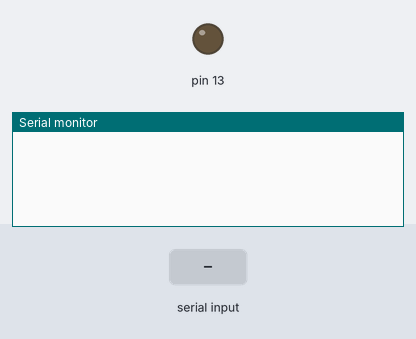
The sketch below on a simulated Arduino Uno, built with avr-gcc and run on an emulated ATmega328P. Shown: output pins drawn as LEDs (lit = HIGH), the last lines printed to the serial monitor. The test bench sets the inputs (shaded band).

Above: at 1.2 s.
1.3 s: "1" received over Serial
At 2.0 s:
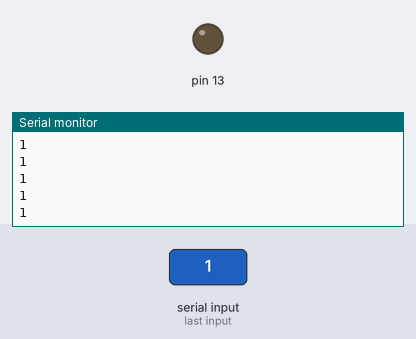
3.2 s: "0" received over Serial
At 3.9 s:
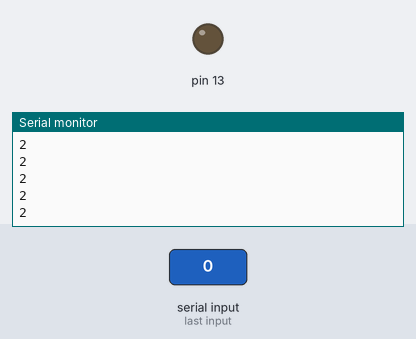
4.7 s: "2" received over Serial
At 5.5 s:
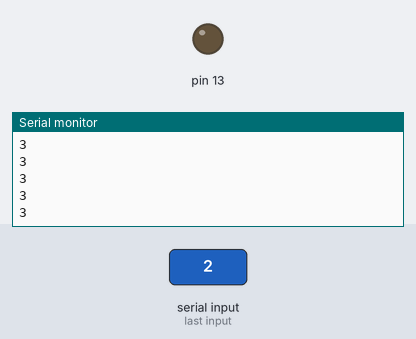
Timing chart, 0 to 7.7 s (numbered marks = the images above; inputs shaded):
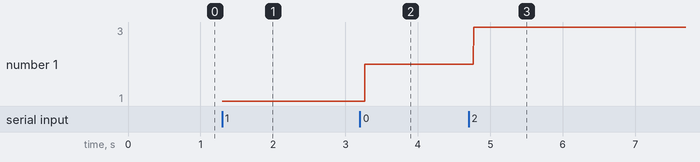

Measured:
- after the input at 1.3 s, the serial monitor: prints a new line at once (image 1)
- after the input at 3.2 s, the serial monitor: prints a new line after 0.07 s (image 2)
- after the input at 4.7 s, the serial monitor: prints a new line after 0.07 s (image 3)
- plotted number 1: 1 → 2 after the input at 3.2 s, 2 → 3 after the input at 4.7 s

The sketch:

analogWrite_Servo.ino
```cpp
int val = 0;
void setup()
{
  Serial.begin(9600);
}

void loop()
{
  if (Serial.available() > 0)
  {
    val = Serial.available();
    analogWrite(13, val);
    Serial.println(val);

  }

}
```
